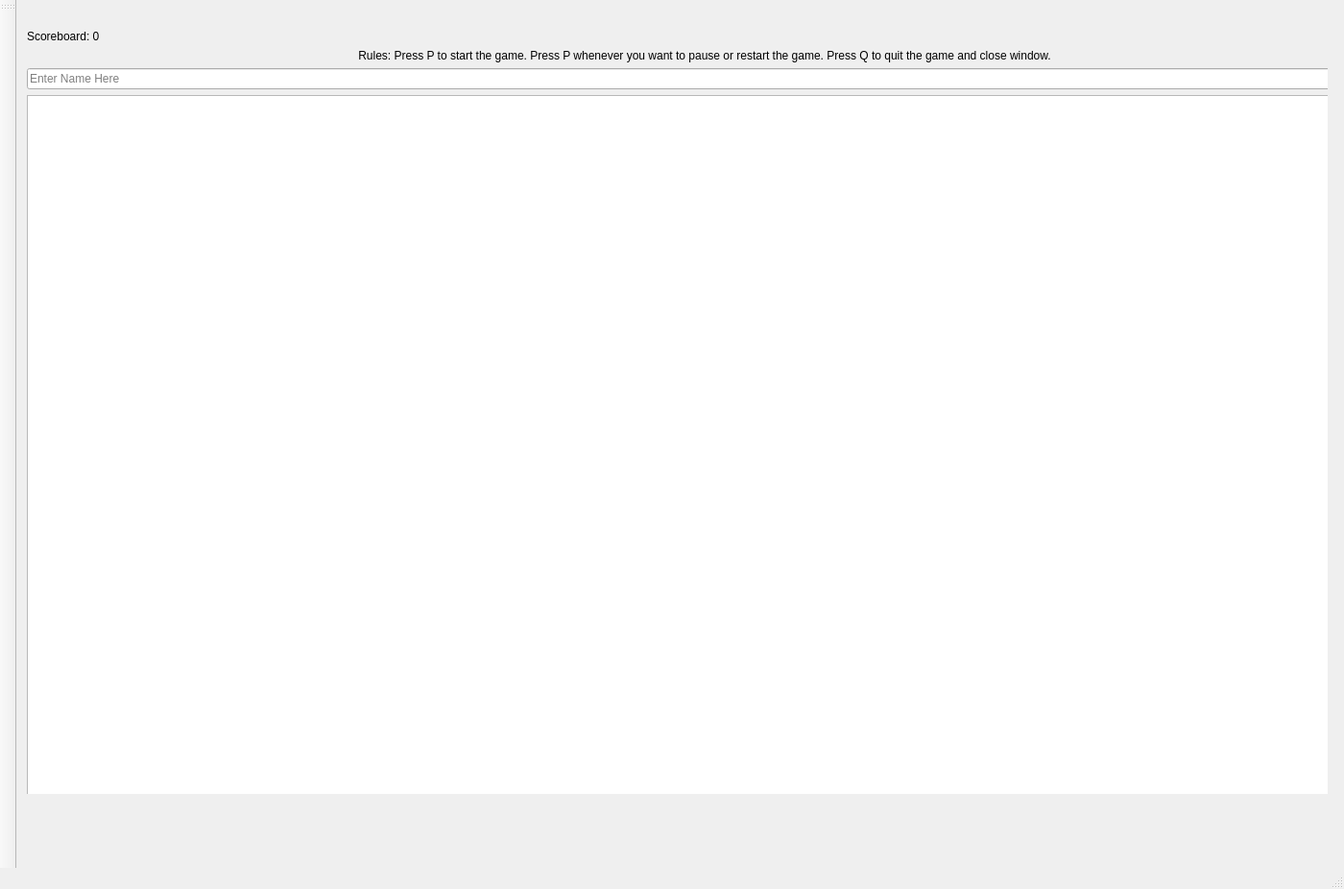
<?xml version="1.0" encoding="UTF-8"?>
<ui version="4.0">
 <class>MainWindow</class>
 <widget class="QMainWindow" name="MainWindow">
  <property name="geometry">
   <rect>
    <x>0</x>
    <y>0</y>
    <width>1400</width>
    <height>926</height>
   </rect>
  </property>
  <property name="sizePolicy">
   <sizepolicy hsizetype="Maximum" vsizetype="Maximum">
    <horstretch>0</horstretch>
    <verstretch>0</verstretch>
   </sizepolicy>
  </property>
  <property name="maximumSize">
   <size>
    <width>1400</width>
    <height>941</height>
   </size>
  </property>
  <property name="windowTitle">
   <string>MainWindow</string>
  </property>
  <widget class="QWidget" name="centralWidget">
   <property name="sizePolicy">
    <sizepolicy hsizetype="Maximum" vsizetype="Maximum">
     <horstretch>0</horstretch>
     <verstretch>0</verstretch>
    </sizepolicy>
   </property>
   <property name="minimumSize">
    <size>
     <width>1366</width>
     <height>827</height>
    </size>
   </property>
   <property name="maximumSize">
    <size>
     <width>1366</width>
     <height>827</height>
    </size>
   </property>
   <property name="sizeIncrement">
    <size>
     <width>1366</width>
     <height>827</height>
    </size>
   </property>
   <widget class="QWidget" name="verticalLayoutWidget">
    <property name="geometry">
     <rect>
      <x>0</x>
      <y>20</y>
      <width>1434</width>
      <height>833</height>
     </rect>
    </property>
    <layout class="QVBoxLayout" name="verticalLayout_4">
     <property name="sizeConstraint">
      <enum>QLayout::SetNoConstraint</enum>
     </property>
     <item>
      <widget class="QLabel" name="label">
       <property name="maximumSize">
        <size>
         <width>1432</width>
         <height>20</height>
        </size>
       </property>
       <property name="text">
        <string>&lt;html&gt;&lt;head/&gt;&lt;body&gt;&lt;p&gt;Scoreboard: 0&lt;/p&gt;&lt;/body&gt;&lt;/html&gt;</string>
       </property>
       <property name="textFormat">
        <enum>Qt::RichText</enum>
       </property>
      </widget>
     </item>
     <item>
      <widget class="QLabel" name="label_2">
       <property name="maximumSize">
        <size>
         <width>16777215</width>
         <height>50</height>
        </size>
       </property>
       <property name="layoutDirection">
        <enum>Qt::LeftToRight</enum>
       </property>
       <property name="text">
        <string>Rules: Press P to start the game. Press P whenever you want to pause or restart the game. Press Q to quit the game and close window.</string>
       </property>
       <property name="textFormat">
        <enum>Qt::RichText</enum>
       </property>
       <property name="alignment">
        <set>Qt::AlignCenter</set>
       </property>
       <property name="wordWrap">
        <bool>false</bool>
       </property>
      </widget>
     </item>
     <item>
      <widget class="QLineEdit" name="lineEdit">
       <property name="text">
        <string/>
       </property>
       <property name="placeholderText">
        <string>Enter Name Here</string>
       </property>
      </widget>
     </item>
     <item>
      <widget class="QGraphicsView" name="graphicsView">
       <property name="enabled">
        <bool>true</bool>
       </property>
       <property name="minimumSize">
        <size>
         <width>1366</width>
         <height>754</height>
        </size>
       </property>
       <property name="maximumSize">
        <size>
         <width>1366</width>
         <height>754</height>
        </size>
       </property>
      </widget>
     </item>
    </layout>
   </widget>
  </widget>
  <widget class="QMenuBar" name="menuBar">
   <property name="geometry">
    <rect>
     <x>0</x>
     <y>0</y>
     <width>1400</width>
     <height>22</height>
    </rect>
   </property>
  </widget>
  <widget class="QToolBar" name="mainToolBar">
   <attribute name="toolBarArea">
    <enum>LeftToolBarArea</enum>
   </attribute>
   <attribute name="toolBarBreak">
    <bool>false</bool>
   </attribute>
  </widget>
  <widget class="QStatusBar" name="statusBar"/>
 </widget>
 <layoutdefault spacing="6" margin="11"/>
 <resources/>
 <connections/>
</ui>
